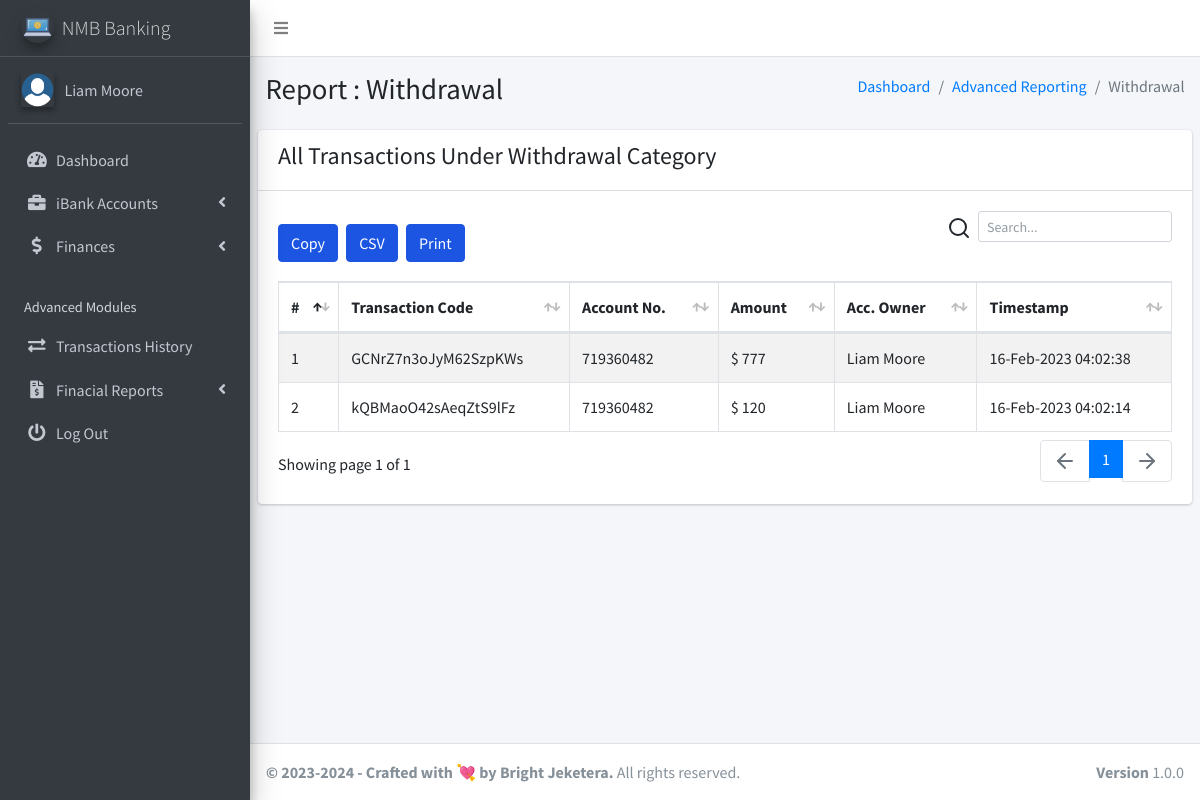
Screenshot of /client/pages_financial_reporting_withdrawals.php (signed in) with the database file from the repository.
### tables this page shows
CREATE TABLE `ib_systemsettings` (
  `id` int(20) NOT NULL,
  `sys_name` longtext NOT NULL,
  `sys_tagline` longtext NOT NULL,
  `sys_logo` varchar(200) NOT NULL
);

CREATE TABLE `ib_clients` (
  `client_id` int(11) NOT NULL,
  `name` varchar(200) NOT NULL,
  `national_id` varchar(200) NOT NULL,
  `phone` varchar(200) NOT NULL,
  `address` varchar(200) NOT NULL,
  `email` varchar(200) UNIQUE NOT NULL ,
  `password` varchar(200) NOT NULL,
  `profile_pic` varchar(200),
  `face_login_token` varchar(200),
  `acc_token` varchar(200),
  `client_number` varchar(200) NOT NULL,
  `last_login_ip` varchar(200) NOT NULL,
  `last_login_agent` varchar(200) NOT NULL,
  `last_login_attempts` int default 0
);

CREATE TABLE `ib_transactions` (
  `tr_id` int(20) NOT NULL,
  `tr_code` varchar(200) NOT NULL,
  `account_id` varchar(200) NOT NULL,
  `acc_name` varchar(200) NOT NULL,
  `account_number` varchar(200) NOT NULL,
  `acc_type` varchar(200) NOT NULL,
  `acc_amount` varchar(200) NOT NULL,
  `tr_type` varchar(200) NOT NULL,
  `tr_status` varchar(200) NOT NULL,
  `client_id` varchar(200) NOT NULL,
  `client_name` varchar(200) NOT NULL,
  `client_national_id` varchar(200) NOT NULL,
  `transaction_amt` varchar(200) NOT NULL,
  `client_phone` varchar(200) NOT NULL,
  `receiving_acc_no` varchar(200) NOT NULL,
  `created_at` timestamp(6) NOT NULL DEFAULT current_timestamp(6) ON UPDATE current_timestamp(6),
  `receiving_acc_name` varchar(200) NOT NULL,
  `receiving_acc_holder` varchar(200) NOT NULL
);

### client/pages_financial_reporting_withdrawals.php (the view, shortened to what this page needs)
<?php
include('conf/config.php');
?>
<!DOCTYPE html>
<html>
<?php include("dist/_partials/head.php"); ?>
<body class="hold-transition sidebar-mini layout-fixed layout-navbar-fixed">
  <div class="wrapper">
    <?php include("dist/_partials/nav.php"); ?>
    <?php include("dist/_partials/sidebar.php"); ?>
    <div class="content-wrapper">
      <section class="content-header">
        <div class="container-fluid">
          <div class="row mb-2">
            <div class="col-sm-6">
              <h1>Report : Withdrawal</h1>
            </div>
            <div class="col-sm-6">
              <ol class="breadcrumb float-sm-right">
                <li class="breadcrumb-item"><a href="pages_dashboard.php">Dashboard</a></li>
                <li class="breadcrumb-item"><a href="pages_financial_reporting_withdrawals.php">Advanced Reporting</a></li>
                <li class="breadcrumb-item active">Withdrawal</li>
              </ol>
            </div>
          </div>
        </div>
      </section>
      <section class="content">
        <div class="row">
          <div class="col-12">
            <div class="card">
              <div class="card-header">
                <h4>All Transactions Under Withdrawal Category</h4>
              </div>
              <div class="card-body">
                <table id="export" class="table table-bordered table-hover table-striped">
                  <thead>
                    <tr>
                      <th>#</th>
                      <th>Transaction Code</th>
                      <th>Account No.</th>
                      <th>Amount</th>
                      <th>Acc. Owner</th>
                      <th>Timestamp</th>
                    </tr>
                  </thead>
                  <tbody>
                    <?php
                    $client_id = $_SESSION['client_id'];
                    $ret = "SELECT * FROM  ib_transactions  WHERE tr_type = 'Withdrawal' AND client_id = ? ";
                    $stmt = $mysqli->prepare($ret);
                    $stmt->bind_param('i', $client_id);
                    $stmt->execute();
                    $res = $stmt->get_result();
                    $cnt = 1;
                    while ($row = $res->fetch_object()) {
                      $transTstamp = $row->created_at;
                    ?>
                      <tr>
                        <td><?php echo $cnt; ?></td>
                        <td><?php echo $row->tr_code; ?></a></td>
                        <td><?php echo $row->account_number; ?></td>
                        <td>$ <?php echo $row->transaction_amt; ?></td>
                        <td><?php echo $row->client_name; ?></td>
                        <td><?php echo date("d-M-Y h:m:s ", strtotime($transTstamp)); ?></td>
                      </tr>
                    <?php $cnt = $cnt + 1;
                    } ?>
                </table>
              </div>
            </div>
          </div>
        </div>
      </section>
    </div>
    <?php include("dist/_partials/footer.php"); ?>
  </div>
</body>
</html>

### client/dist/_partials/sidebar.php (shortened to what this page needs)
<aside class="main-sidebar sidebar-dark-primary elevation-4">
  <?php
  $client_id = $_SESSION['client_id'];
  $ret = "SELECT * FROM  ib_clients  WHERE client_id = ? ";
  $stmt = $mysqli->prepare($ret);
  $stmt->bind_param('i', $client_id);
  $stmt->execute();
  $res = $stmt->get_result();
  while ($row = $res->fetch_object()) {
    if ($row->profile_pic == '') {
      $profile_picture = "<img src='../admin/dist/img/user_icon.png' class=' elevation-2' alt='User Image'>
                ";
    } else {
      $profile_picture = "<img src='../admin/dist/img/$row->profile_pic' class='elevation-2' alt='User Image'>
                ";
    }
    $ret = "SELECT * FROM `ib_systemsettings` ";
    $stmt = $mysqli->prepare($ret);
    $stmt->execute();
    $res = $stmt->get_result();
    while ($sys = $res->fetch_object()) {
  ?>
      <a href="pages_dashboard.php" class="brand-link">
        <img src="../admin/dist/img/<?php echo $sys->sys_logo;?>" alt="iBanking Logo" class="brand-image img-circle elevation-3" style="opacity: .8">
        <span class="brand-text font-weight-light"><?php echo $sys->sys_name;?></span>
      </a>
      <div class="sidebar">
        <div class="user-panel mt-3 pb-3 mb-3 d-flex">
          <div class="image">
            <?php echo $profile_picture; ?>
          </div>
          <div class="info">
            <a href="/client/pages_account.php" class="d-block"><?php echo $row->name; ?></a>
          </div>
        </div>
        <nav class="mt-2">
          <ul class="nav nav-pills nav-sidebar flex-column" data-widget="treeview" role="menu" data-accordion="false">
            <li class="nav-item has-treeview">
              <a href="pages_dashboard.php" class="nav-link">
                <i class="nav-icon fas fa-tachometer-alt"></i>
                <p>
                  Dashboard
                </p>
              </a>
            </li>
            <li class="nav-item has-treeview">
              <a href="#" class="nav-link">
                <i class="nav-icon fas fa-briefcase"></i>
                <p>
                  iBank Accounts
                  <i class="fas fa-angle-left right"></i>
                </p>
              </a>
            </li>
            <li class="nav-item has-treeview">
              <a href="#" class="nav-link">
                <i class="nav-icon fas fa-dollar-sign"></i>
                <p>
                  Finances
                  <i class="fas fa-angle-left right"></i>
                </p>
              </a>
            </li>
            <li class="nav-header">Advanced Modules</li>
            <li class="nav-item">
              <a href="pages_transactions_engine.php" class="nav-link">
                <i class="nav-icon fas fa-exchange-alt"></i>
                <p>
                  Transactions History
                </p>
              </a>
            </li>
            <li class="nav-item has-treeview">
              <a href="#" class="nav-link">
                <i class="nav-icon fas fa-file-invoice-dollar"></i>
                <p>
                  Finacial Reports
                  <i class="fas fa-angle-left right"></i>
                </p>
              </a>
            </li>
            <li class="nav-item">
              <a href="pages_logout.php" class="nav-link">
                <i class="nav-icon fas fa-power-off"></i>
                <p>
                  Log Out
                </p>
              </a>
            </li>
          </ul>
        </nav>
      </div>
</aside>
<?php
    }
  } ?>

### client/dist/_partials/footer.php
<?php
$ret = "SELECT * FROM `ib_systemsettings` ";
$stmt = $mysqli->prepare($ret);
$stmt->execute();
$res = $stmt->get_result();
while ($sys = $res->fetch_object()) {
?>
  <footer class="main-footer">
    <strong>&copy; 2023-<?php echo date('Y'); ?> - Crafted with 💘 by Bright Jeketera.</strong>
    All rights reserved.
    <div class="float-right d-none d-sm-inline-block">
      <b>Version</b> 1.0.0
    </div>
  </footer>
<?php } ?>

### rows the page displays
ib_clients: name "Liam Moore"
ib_systemsettings: sys_logo (picture), sys_name "NMB Banking", ib_clients.profile_pic (picture)
ib_transactions: tr_code "GCNrZ7n3oJyM62SzpKWs", account_number "719360482", transaction_amt "777", client_name "Liam Moore", created_at "16-Feb-2023 04:02:38"
ib_transactions: tr_code "kQBMaoO42sAeqZtS9lFz", account_number "719360482", transaction_amt "120", client_name "Liam Moore", created_at "16-Feb-2023 04:02:14"
